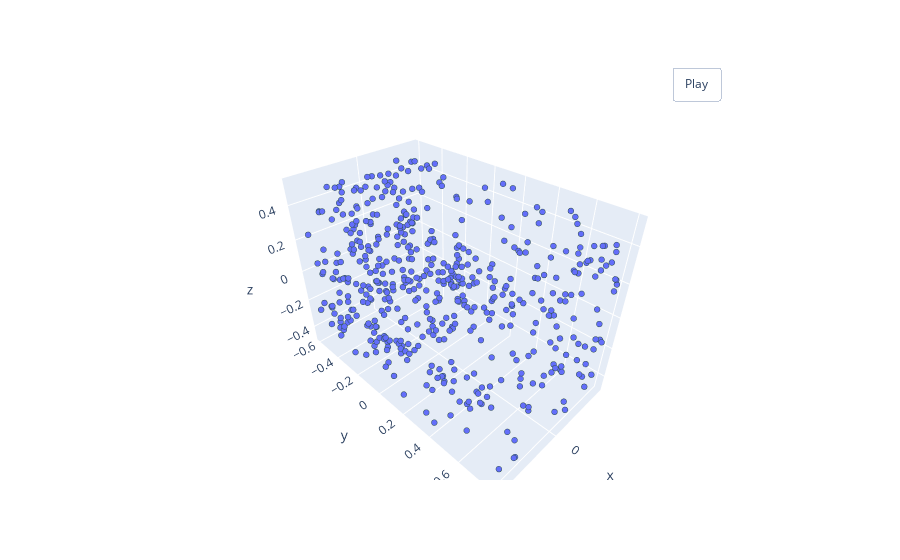

This figure's notebook cell:
### Code cell
norm_pointcloud = Normalize()(pointcloud)
pcshow(*norm_pointcloud.T)

### Figure 1 — Plotly figure (JSON) as saved in the notebook; plotly's stock layout.template omitted (floating-point values rounded to 4 significant figures; data arrays with more than 128 entries replaced by an {"elided": "..."} marker saying what was removed)
{"data": [{"marker": {"line": {"color": "DarkSlateGrey", "width": 2}, "size": 2}, "mode": "markers", "type": "scatter3d", "x": {"elided": "512 float values"}, "y": {"elided": "512 float values"}, "z": {"elided": "512 float values"}}], "layout": {"updatemenus": [{"buttons": [{"args": [null, {"frame": {"duration": 50, "redraw": true}, "fromcurrent": true, "mode": "immediate", "transition": {"duration": 0}}], "label": "Play", "method": "animate"}], "pad": {"r": 10, "t": 45}, "showactive": false, "type": "buttons", "x": 0.8, "xanchor": "left", "y": 1, "yanchor": "bottom"}]}}
